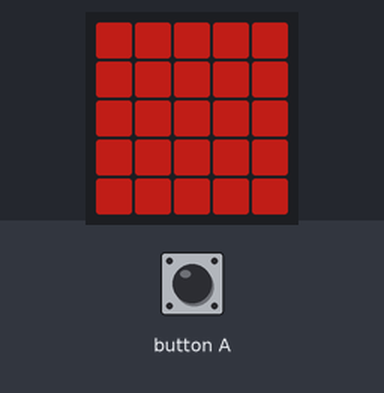
The program below on a simulated BBC micro:bit running MicroPython. Parts: the board's 5×5 LED display. The inputs (shaded band) are chosen by the test bench. Dim RGB values are drawn brighter than linear; random numbers come from a fixed seed.

Above: at 1.6 s.
1.7 s: button A pressed for 0.15 s
At 3.5 s:
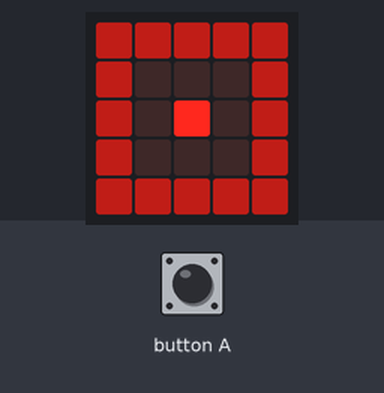
4.2 s: button A pressed for 1 s
At 6.4 s:
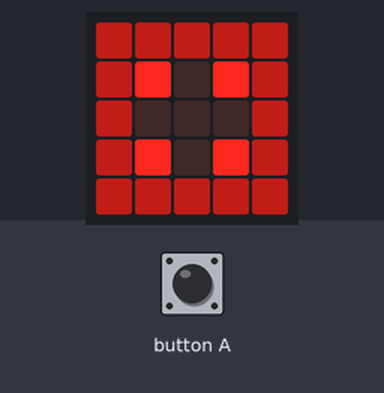
6.7 s: button A pressed for 0.15 s
At 8.5 s:
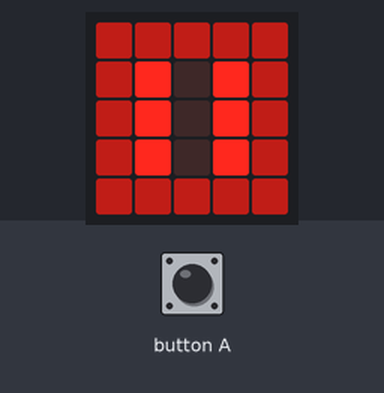
9.2 s: button A pressed for 3.2 s
At 10.1 s:
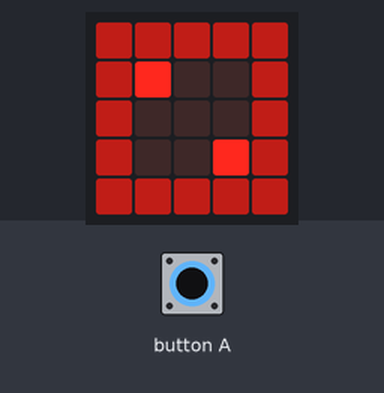
Timing chart, 0 to 12.2 s (numbered marks = the images above; inputs shaded):
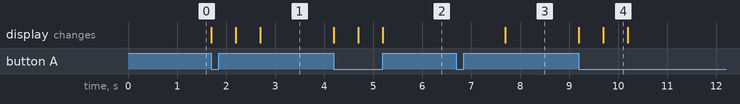

The program:

custom_image.py
```python
import microbit
import random

def create_microbit_image(row1, row2, row3, row4, row5):
    """Takes in 5 strings, each containing 5 integers.
    Returns an image that works on the micro:bit"""
    combined_string = f"{row1}:{row2}:{row3}:{row4}:{row5}"
    custom_image = microbit.Image(combined_string)
    return custom_image

empty = create_microbit_image("33333", "33333", "33333", "33333", "33333"),

dice = [
    create_microbit_image("33333", "30003", "30903", "30003", "33333"),
    create_microbit_image("33333", "39003", "30003", "30093", "33333"),
    create_microbit_image("33333", "39003", "30903", "30093", "33333"),
    create_microbit_image("33333", "39093", "30003", "39093", "33333"),
    create_microbit_image("33333", "39093", "30903", "39093", "33333"),
    create_microbit_image("33333", "39093", "39093", "39093", "33333"),
]

microbit.display.show(empty)
while True:
    if microbit.button_a.was_pressed():
        for i in range(3):
            random_dice = random.choice(dice)
            microbit.display.show(random_dice)
            microbit.sleep(500)
```

Measured:
- after the input at 1.7 s, the display: first changes at once (image 1 shows a later state)
- after the input at 4.2 s, the display: first changes at once (image 2 shows a later state)
- after the input at 6.7 s, the display: changes after 1.0 s (image 3)
- after the input at 9.2 s, the display: first changes at once (image 4 shows a later state)
- what the display in image 4 shows lasts 0.5 s, from 9.7 s to 10.2 s
